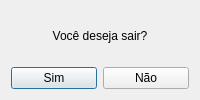
<?xml version="1.0" encoding="UTF-8"?>
<ui version="4.0">
 <class>Warning</class>
 <widget class="QDialog" name="Warning">
  <property name="geometry">
   <rect>
    <x>0</x>
    <y>0</y>
    <width>200</width>
    <height>100</height>
   </rect>
  </property>
  <property name="windowTitle">
   <string>SAIR</string>
  </property>
  <layout class="QVBoxLayout" name="verticalLayout">
   <item>
    <widget class="QLabel" name="label">
     <property name="text">
      <string>Você deseja sair?</string>
     </property>
     <property name="alignment">
      <set>Qt::AlignCenter</set>
     </property>
    </widget>
   </item>
   <item>
    <layout class="QHBoxLayout" name="horizontalLayout">
     <item>
      <widget class="QPushButton" name="pushButton_2">
       <property name="text">
        <string>Sim</string>
       </property>
      </widget>
     </item>
     <item>
      <widget class="QPushButton" name="pushButton">
       <property name="text">
        <string>Não</string>
       </property>
      </widget>
     </item>
    </layout>
   </item>
  </layout>
 </widget>
 <resources/>
 <connections/>
</ui>
